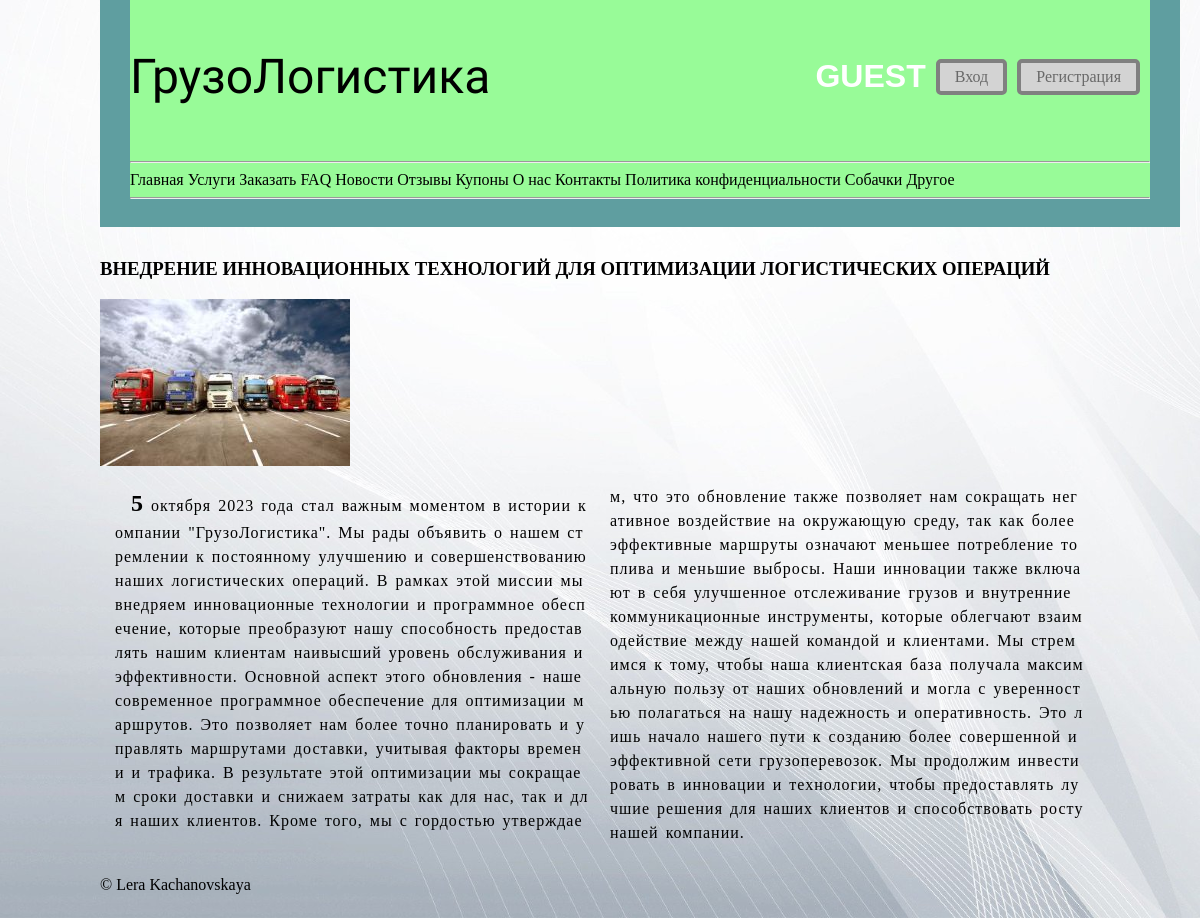
The app's page /post/2/ with its own data.
### polls/models.py (models this page shows, shortened)
class News(models.Model):
    title = models.CharField('Заголовок', max_length=100)
    description = models.TextField('Описание', default='')
    article = models.TextField('Статья', default='')
    photo = models.ImageField(upload_to='photos/%Y/%m/%d', default='')
    date = models.DateField('дата добавления', auto_now=True)

### polls/views.py (the view)
# urls.py: path('post/<int:post_id>/', show_post, name='post'),
def show_post(request, post_id):
    article = News.objects.get(id=post_id)
    return render(request, 'polls/article.html', {'title':f'Статья {post_id}',
                                               'article': article})

### templates/polls/article.html (shortened to what this page needs)
{%extends 'polls/base.html'%}
{% block content %}
    <main>
        <h3>{{article.title}}</h3>
        <section>
            <img src="{{article.photo.url}}" alt="not found">
            <article class="article-columns">
                {{article.article}}
            </article>
        </section>
    </main>
{%endblock%}}

### polls/static/polls/styles.css (style rules this page uses)
body { background-image: url("../media/fon.jpg"); background-repeat: repeat; background-size: cover; background-position: center; display: grid; grid-template-rows: auto 1fr auto; min-height: 100vh; margin-right: 100px; margin-left: 100px; }
main { margin-top: 250px; }
article { margin: 10px; padding: 5px; text-indent: 1em; line-height: 1.5; word-spacing: 2px; letter-spacing: 1px; hyphens: auto; word-break: break-all; }
h1, h2, h3 { text-transform: uppercase; }
article::first-letter { font-size: 1.5em; font-weight: bold; }
.article-columns { column-count: 2; column-gap: 20px; }

### records on screen
News: title "ВНЕДРЕНИЕ ИННОВАЦИОННЫХ ТЕХНОЛОГИЙ ДЛЯ ОПТИМИЗАЦИИ ЛОГИСТИЧЕСКИХ ОПЕРАЦИЙ", photo (picture), article "5 октября 2023 года стал важным моментом в истории компании \"ГрузоЛогистика\". Мы рады объявить о нашем стремлении к постоянному улучшению и совершенствованию наших логистических операций. В рамках этой миссии мы внедряем инновационные технологии и программное обеспечение, которые преобразуют нашу способность предоставлять нашим клиентам наивысший уровень обслуживания и эффективности. Основной аспект этого обновления - наше современное программное обеспечение для оптимизации маршрутов. Это позволяет нам более точно планировать и управлять маршрутами доставки, учитывая факторы времени и трафика. В результате этой оптимизации мы сокращаем сроки доставки и снижаем затраты как для нас, так и для…"
